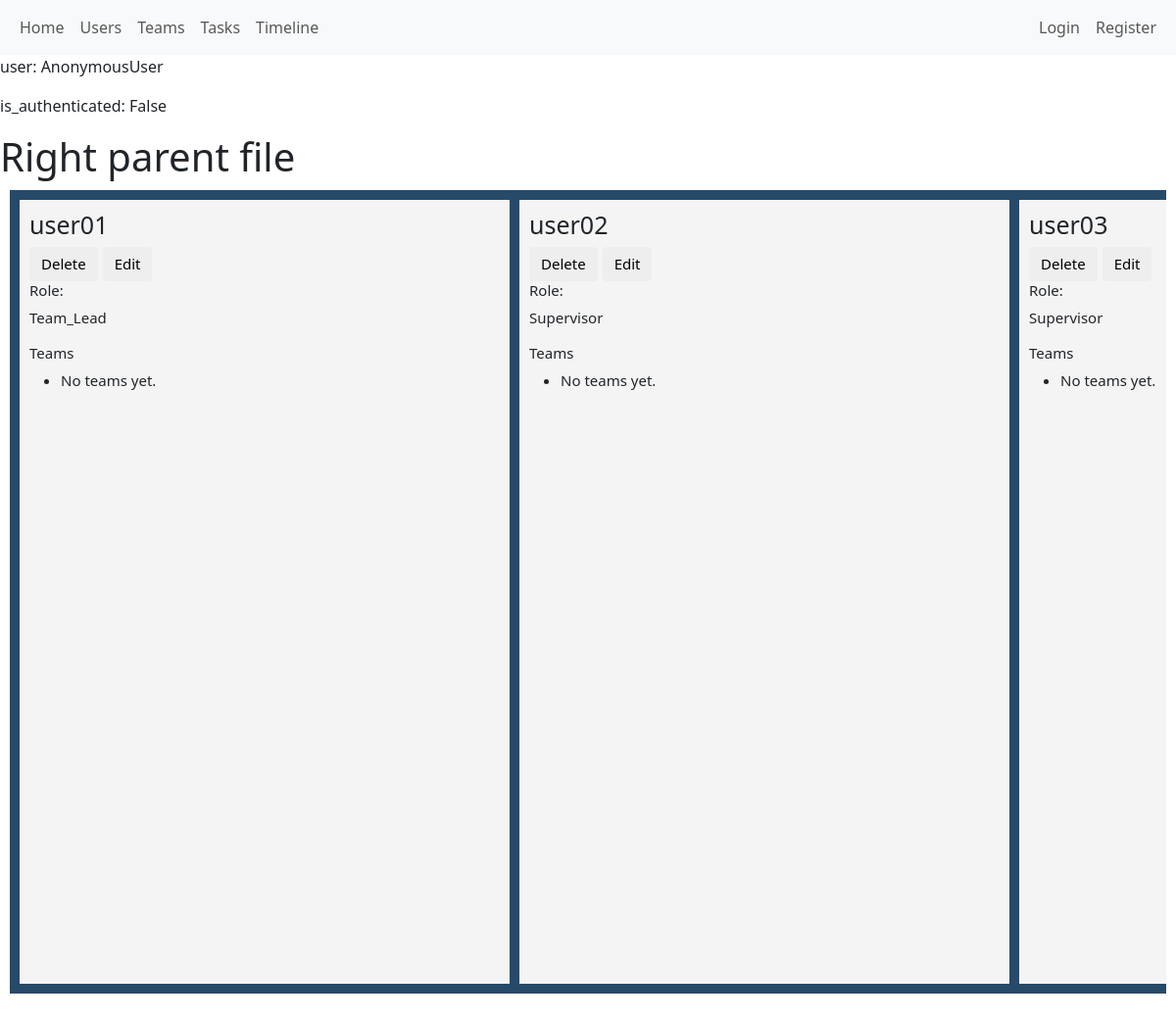
/users/, run on the app's committed database.
### users/models.py (models this page shows, shortened)
class CustomUser(AbstractUser):
    ROLE_CHOICES = (
        ("member", "Member"),
        ("team_lead", "Team Lead"),
        ("supervisor", "Supervisor"),
    )
    role = models.CharField(max_length=50, choices=ROLE_CHOICES)

### users/views.py (the view)
# urls.py: path('users/', include('users.urls')),
def users(request):
    all_users = CustomUser.objects.all()
    return render(request, 'users/view_all_users_page.html', {"users": all_users})

### distributor/context_processors.py (called while the page is built)
def global_project_timeframe_form(request):
    return {
        "global_project_timeframe_form": ProjectTimeframeForm(),
    }

def global_project_timeframe(request):
    project_time_frame = Project.objects.first()
    if project_time_frame:
        return {
            "global_project_timeframe": project_time_frame,
        }
    else:
        return {
            "global_project_timeframe": 'No values picked yet',
        }

### users/templatetags/team_tags.py (called while the page is built)
@register.inclusion_tag("components/display_single_user.html")
def display_single_user(user_id):
    user = User.objects.get(pk=user_id)
    return {'user': user}

@register.inclusion_tag("components/display_all_users.html")
def display_all_users():
    users = User.objects.all()
    return {'users': users}

### users/templates/users/view_all_users_page.html (shortened to what this page needs)
{% extends 'users/base.html' %}
{% load team_tags %}
{% block content %}
<p>user: {{ user }}</p>
<p>is_authenticated: {{ user.is_authenticated }}</p>
<h1>Right parent file</h1>
{% display_all_users %}
{% endblock %}

### users/templates/components/display_all_users.html
{% load team_tags %}
<div class="all_users_medium">
    {% for user in users %}
        <div class="user_listing_medium">
            {% display_single_user user.id %}
        </div>
    {% endfor %}
</div>

### users/templates/components/display_single_user.html (shortened to what this page needs)
<div style="background-color: #f4f4f4;" class="display_user_medium">
    <div class="user_content">
        <div class="user_content_upper_part">
            <div class="user_content_header">
                <h1>{{ user.username }}</h1>
                <div class="user_essential_buttons_container">
                    <form method="POST" action="">
                        <button class="user_essential_button" type="submit">Delete</button>
                    </form>
                    <form method="GET" action="">
                        <button class="user_essential_button" type="submit">Edit</button>
                    </form>
                </div>
            </div>
            <div class="user_content_memberships_and_tasks">
                <h3>Role:</h3>
                <p>{{ user.role|title }}</p>
                <h3>Teams</h3>
                <ul>
                    {% for membership in user.teammembership_set.all %}
                        <li>
                            {{ membership.team.name }}
                            <form method="POST" action="">
                                {% csrf_token %}
                                <button type="submit">Leave</button>
                            </form>
                        </li>
                    {% empty %}
                        <li>No teams yet.</li>
                    {% endfor %}
                </ul>
            </div>
        </div>
    </div>
</div>

### distributor/static/css/style.css (style rules this page uses)
* { padding: 0; margin: 0 }
body { min-height: 200vh; }
.all_users_medium { background-color: #274a68; margin: 10px; padding: 10px; display: flex; gap: 10px; overflow-x: auto; max-width: 100%; }
.display_user_medium { height: 800px; width: 500px; background-color: white; padding: 5px; flex-shrink: 0; }
.user_content { height: 100%; display: flex; flex-direction: column; justify-content: space-between; font-size: 15px; }
.user_content * { font-size: 15px; }
.user_content h1 { font-size: 25px !important; }
.user_essential_buttons_container { display: flex; gap: 5px; }
.display_user_medium { height: 800px; width: 500px; background-color: white; padding: 10px; flex-shrink: 0; }
.user_essential_button { padding: 6px 12px; border: none; border-radius: 4px; background-color: #eee; cursor: pointer; }

### data on the page
CustomUser: username "user01", role "Team_Lead"
CustomUser: username "user02", role "Supervisor"
CustomUser: username "user03", role "Supervisor"

### other printed values
{{ user }} "AnonymousUser"
{{ user.is_authenticated }} "False"
